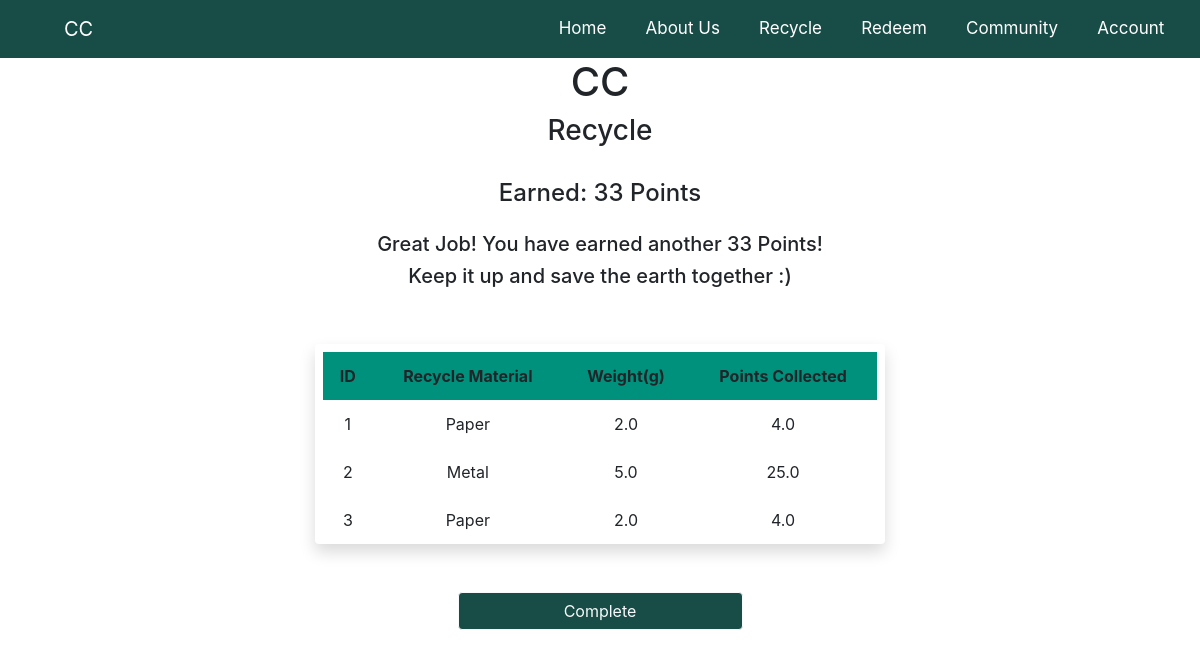
Before: /process3/1 with the older database file.
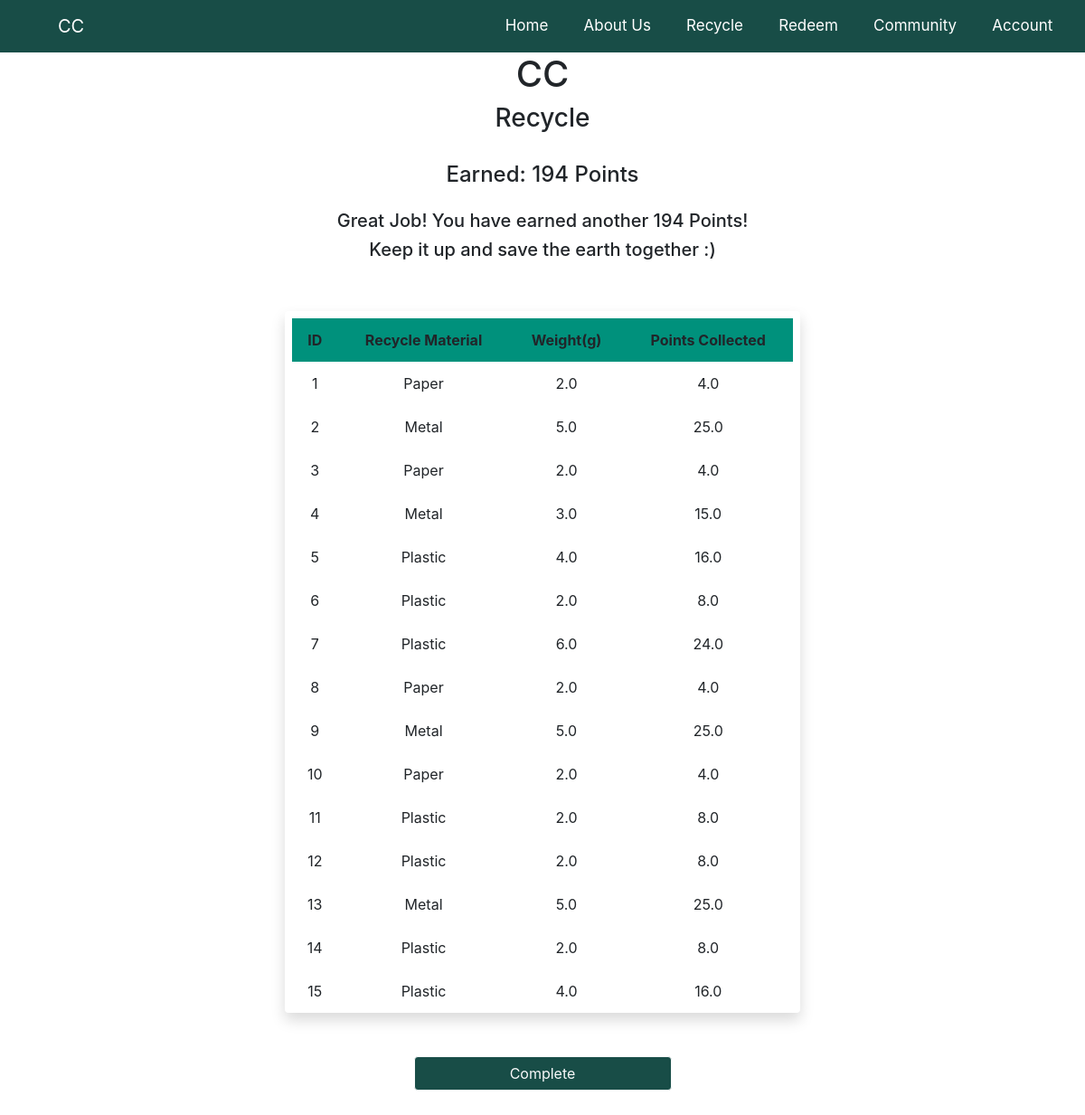
After: the same page with the newer database file.
### app.py (models this page shows)
class RecycledItem(db.Model):
    id = db.Column(db.Integer, primary_key = True)
    material = db.Column(db.String(200), nullable = False)
    weight = db.Column(db.Float, nullable = False)
    recycle_id = db.Column(db.Integer, db.ForeignKey('recycle.id'))
    def __init__(self, material, weight):
        self.material = material
        self.weight = weight
    @hybrid_property
    def calculate_points(self):
        if self.material == 'Paper':
            point = 2 * self.weight
        elif self.material == 'Plastic':
            point = 4 * self.weight
        else:
            point = 5 * self.weight
        return point

### app.py (the view)
@app.route('/process3/<int:id>', methods=['GET', 'POST'])
def process3(id):
    recycled_items = RecycledItem.query.order_by(RecycledItem.recycle_id) # Can be Used for user history
    i = RecycledItem
    store_point = []
    for recycled_item in recycled_items:
        point = RecycledItem(recycled_item.material, recycled_item.weight)
        store_point.append(point.calculate_points)
    total_point = "{:.0f}".format(sum(store_point))
    return render_template("MachineProcess/process3.html", recycled_items = recycled_items, i = i, total_point = total_point)

### app.py (called while the page is built)
@app.before_request
def before_request():
    g.user = None
    if 'user id' in session:
        g.user = session['user id']

### templates/MachineProcess/process3.html (shortened to what this page needs)
{% extends "base.html" %}
{% block head %}
    <link rel="stylesheet" href="{{ url_for('static', filename='CSS/process.css')}}">
{% endblock %}
{% block content %}
<div class="container-sm col-lg-6 ml-auto">
    <h1 class="text-center">CC</h1>
    <h3 class="text-center">Recycle</h3>
    <br>
    <div class="form-group pb-3">
        <h4 class="text-center pb-3">Earned: {{total_point}} Points</h4>
        <h5 class="text-center">Great Job! You have earned another {{total_point}} Points!</h5>
        <h5 class="text-center pb-3">Keep it up and save the earth together :)</h5>
    </div>
    <div class="pr-2 pt-2 pl-2 rounded shadow mb-5">
        <table class="table">
            <thead class="thead-green">
              <tr class="text-center">
                <th scope="col">ID</th>
                <th scope="col">Recycle Material</th>
                <th scope="col">Weight(g)</th>
                <th scope="col">Points Collected</th>
              </tr>
            </thead>
            <tbody>
              {% for recycled_item in recycled_items%}
              <tr class="text-center">
                <td>{{ recycled_item.id }}</td>
                <td>{{ recycled_item.material }}</td>
                <td>{{ recycled_item.weight }}</td>
                <td>{{ i(recycled_item.material, recycled_item.weight).calculate_points}}</td>
              </tr>
              {% endfor%}
            </tbody>
          </table>
        </div>
        <div class="form-group pb-3 d-flex justify-content-center">
            <a type="button" href="{{ url_for('process1')}}" class="btn button-color btn-outline-light w-50">Complete</a>
        </div>
</div>
{% endblock %}

Changed rows visible on the page:
added RecycledItem: id "4", material "Metal", weight "3.0", material+weight "15.0"
added RecycledItem: id "5", material "Plastic", weight "4.0", material+weight "16.0"
added RecycledItem: id "6", material "Plastic", weight "2.0", material+weight "8.0"
added RecycledItem: id "7", material "Plastic", weight "6.0", material+weight "24.0"
added RecycledItem: id "8", material "Paper", weight "2.0", material+weight "4.0"
added RecycledItem: id "9", material "Metal", weight "5.0", material+weight "25.0"
added RecycledItem: id "10", material "Paper", weight "2.0", material+weight "4.0"
added RecycledItem: id "11", material "Plastic", weight "2.0", material+weight "8.0"
added RecycledItem: id "12", material "Plastic", weight "2.0", material+weight "8.0"
added RecycledItem: id "13", material "Metal", weight "5.0", material+weight "25.0"
added RecycledItem: id "14", material "Plastic", weight "2.0", material+weight "8.0"
added RecycledItem: id "15", material "Plastic", weight "4.0", material+weight "16.0"
Other visible differences:
{{ total_point }}: "33" → "194"
